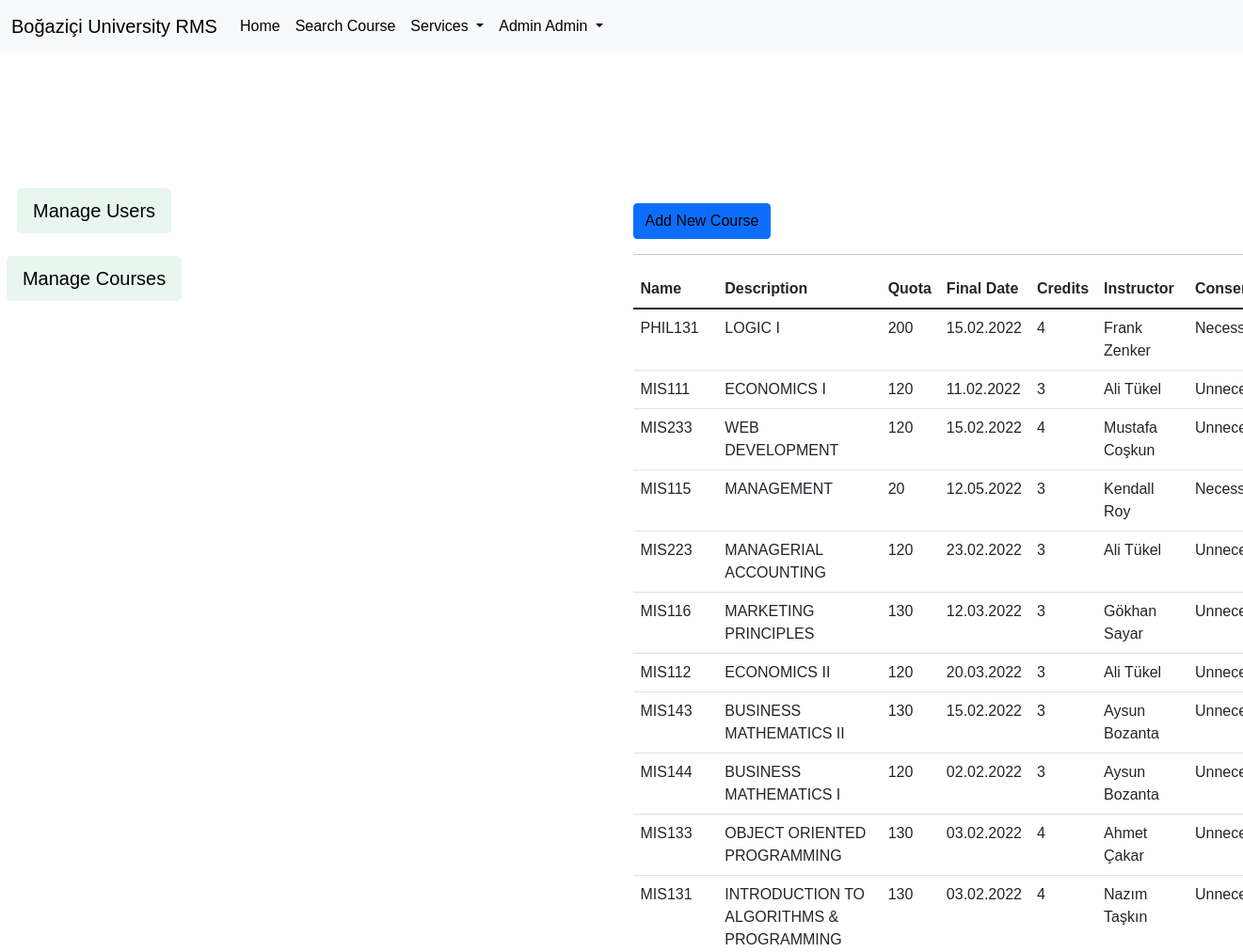
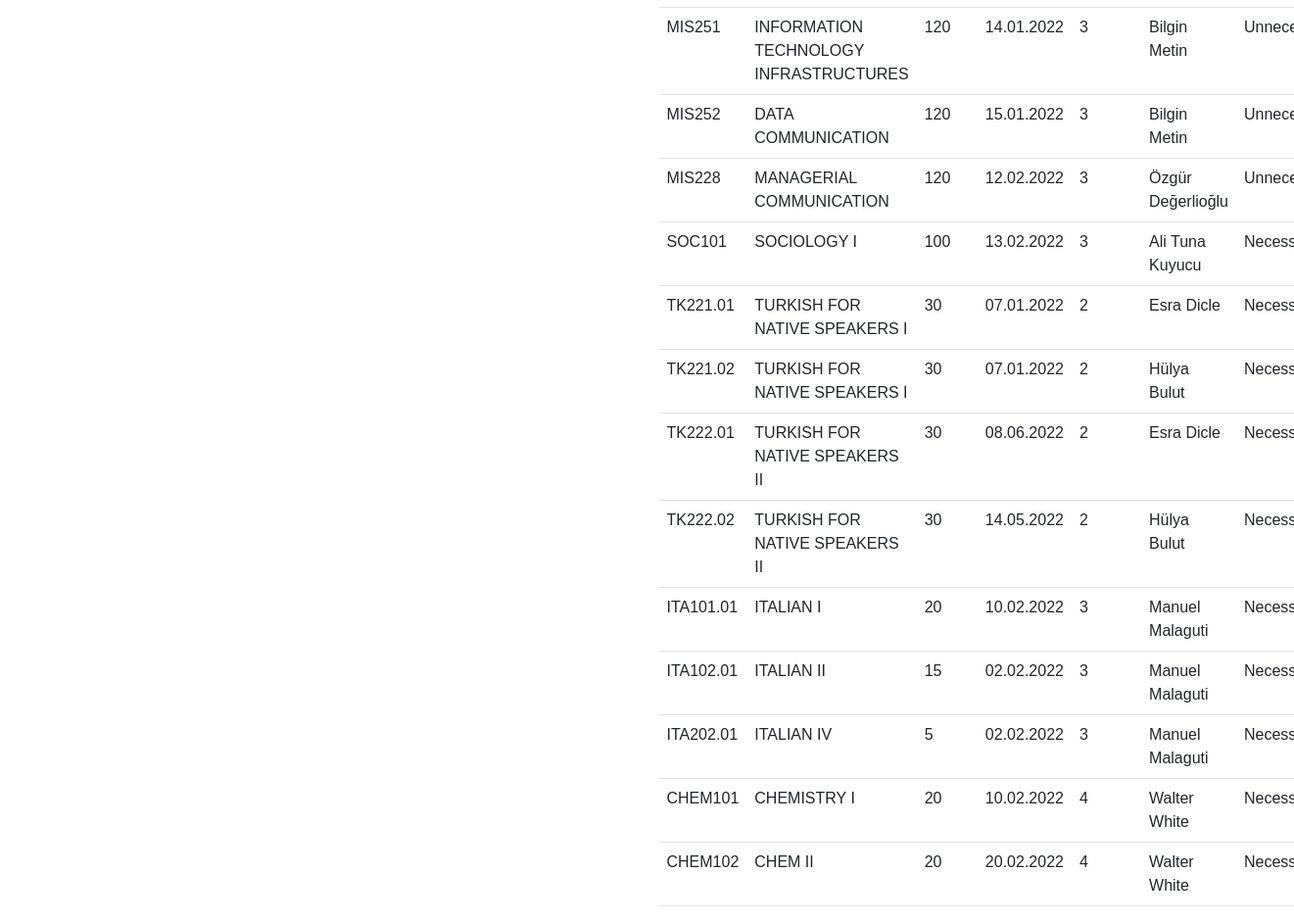
The app's page /manage-courses.php (signed in) with its own data (2 pictures, top to bottom).
### tables this page shows
CREATE TABLE `users` (
  `uid` int(11) NOT NULL,
  `fname` varchar(100) NOT NULL,
  `surname` varchar(100) NOT NULL,
  `uname` varchar(100) NOT NULL,
  `upass` varchar(100) NOT NULL,
  `utype` varchar(100) NOT NULL,
  `status` int(11) NOT NULL DEFAULT 1
);

CREATE TABLE `courses` (
  `c_id` int(11) NOT NULL,
  `c_name` varchar(250) NOT NULL,
  `c_description` varchar(250) NOT NULL,
  `c_quota` int(11) NOT NULL,
  `c_final_date` date NOT NULL,
  `c_credits` int(11) NOT NULL,
  `inst_id` int(11) NOT NULL,
  `consent` tinyint(1) NOT NULL
);

### config.php (called while the page is built, shortened)
<?php
$db = new PDO("mysql:host=localhost;dbname=RMS;charset=utf8", "root", "");
if (isset($_SESSION['uname'])){
    $uname = $_SESSION["uname"];
    $user_search = $db->prepare("SELECT * FROM users WHERE uname = :uname");
    $user_search->execute([
        'uname' => $uname
    ]);
    $user_detail = $user_search->fetch(PDO::FETCH_ASSOC);
    function user_detail($column){
        global $user_detail;
        return $user_detail[$column];
    }
}

### manage-courses.php (the view, shortened to what this page needs)
<?php
include("config.php");
?>
    <!doctype html>
    <html lang="en">
<head>
    <link href="https://cdn.jsdelivr.net/npm/bootstrap@5.1.3/dist/css/bootstrap.min.css" rel="stylesheet">
    <link href="styles.css" rel="stylesheet">
</head>
<body>
<?php
    include("header.php");
?>
<div class="row">
    <div class="col-lg-6">
        <?php
            include("navbar.php");
        ?>
    </div>
    <div class="col-lg-6">
        <a href="new-course.php" class="btn btn-primary" style="margin-top: 10rem;">Add New Course</a>
        <hr>
        <table class="table">
            <thead>
                <tr>
                    <th>Name</th>
                    <th>Description</th>
                    <th>Quota</th>
                    <th>Final Date</th>
                    <th>Credits</th>
                    <th>Instructor</th>
                    <th>Consent</th>
                </tr>
            </thead>
            <tbody>
            <?php
                $course_search = $db->prepare("SELECT * FROM courses");
                $course_search->execute();
                $courses = $course_search->fetchAll(PDO::FETCH_ASSOC);
                foreach ($courses as $course):
            ?>
            <tr>
                <td><?=$course['c_name'] ?></td>
                <td><?=$course['c_description'] ?></td>
                <td><?=$course['c_quota'] ?></td>
                <td><?=date('d.m.Y', strtotime($course['c_final_date'])) ?></td>
                <td><?=$course['c_credits'] ?></td>
                <td>
                    <?php
                        $ins_control = $db->prepare("SELECT * FROM users WHERE uid = :uid");
                        $ins_control->execute([
                            'uid' => $course['inst_id']
                        ]);
                        if ($ins_control->rowCount()){
                            $ins_row = $ins_control->fetch(PDO::FETCH_ASSOC);
                            echo $ins_row['fname'] . " " . $ins_row['surname'];
                        }
                    ?>
                </td>
                <td><?=$course['consent'] == 1 ? "Necessary" : "Unnecessary" ?></td>
            </tr>
            <?php
                endforeach;
            ?>
            </tbody>
        </table>
    </div>
</div>
</body>
    </html><?php

### header.php (shortened to what this page needs)
<nav class="navbar navbar-expand-lg navbar-light bg-light">
    <div class="container-fluid">
        <a class="navbar-brand" href="index.php">Boğaziçi University RMS</a>
        <div class="collapse navbar-collapse" id="navbarSupportedContent">
            <ul class="navbar-nav me-auto mb-2 mb-lg-0">
                <li class="nav-item">
                    <a class="nav-link active" aria-current="page" href="#">Home</a>
                </li>
                <li class="nav-item">
                    <a class="nav-link" href="#">Search Course</a>
                </li>
                <li class="nav-item dropdown">
                    <a class="nav-link dropdown-toggle" href="#" id="navbarDropdown" role="button" data-bs-toggle="dropdown" aria-expanded="false">
                        Services
                    </a>
                </li>
                <li class="nav-item dropdown">
                    <a class="nav-link dropdown-toggle" href="#" id="navbarDropdown" role="button" data-bs-toggle="dropdown" aria-expanded="false">
                        <?=user_detail('fname') . " " . user_detail('surname') ?>
                    </a>
                </li>
            </ul>
        </div>
    </div>
</nav>

### navbar.php (shortened to what this page needs)
<?php
    if (user_detail('utype') == "administrator"):
?>
<br>
<br>
<br>
<br>
<br>
<div class="row mt-4">
    <div class="col-lg-4 text-center">
        <a class="btn btn-custom btn-lg" href="manage-users.php">Manage Users</a>
    </div>
</div>
<div class="row mt-4">
    <div class="col-lg-4 text-center">
        <a class="btn btn-custom btn-lg" href="manage-courses.php">Manage Courses</a>
    </div>
</div>
<?php
    endif;
?>

### styles.css (style rules this page uses)
a { text-decoration: none !important; color: black !important; }
.btn-custom { color: #fff; background-color: #E8F6EF; border-color: #E8F6EF; }

### manage-courses.php (style rules this page uses)
a { text-decoration: none !important; color: black !important; }
body { font-family: "Poppins", sans-serif; height: 100vh; }
a { color: #92badd; display:inline-block; text-decoration: none; font-weight: 400; }
* { box-sizing: border-box; }

### records on screen
users: fname "Admin", surname "Admin"
courses: c_name "PHIL131", c_description "LOGIC I", c_quota "200", c_final_date "15.02.2022", c_credits "4", users.fname "Frank", users.surname "Zenker", consent "Necessary"
courses: c_name "MIS111", c_description "ECONOMICS I", c_quota "120", c_final_date "11.02.2022", c_credits "3", users.fname "Ali", users.surname "Tükel", consent "Unnecessary"
courses: c_name "MIS233", c_description "WEB DEVELOPMENT", c_quota "120", c_final_date "15.02.2022", c_credits "4", users.fname "Mustafa", users.surname "Coşkun", consent "Unnecessary"
courses: c_name "MIS115", c_description "MANAGEMENT", c_quota "20", c_final_date "12.05.2022", c_credits "3", users.fname "Kendall", users.surname "Roy", consent "Necessary"
courses: c_name "MIS223", c_description "MANAGERIAL ACCOUNTING", c_quota "120", c_final_date "23.02.2022", c_credits "3", users.fname "Ali", users.surname "Tükel", consent "Unnecessary"
courses: c_name "MIS116", c_description "MARKETING PRINCIPLES", c_quota "130", c_final_date "12.03.2022", c_credits "3", users.fname "Gökhan", users.surname "Sayar", consent "Unnecessary"
courses: c_name "MIS112", c_description "ECONOMICS II", c_quota "120", c_final_date "20.03.2022", c_credits "3", users.fname "Ali", users.surname "Tükel", consent "Unnecessary"
courses: c_name "MIS143", c_description "BUSINESS MATHEMATICS II", c_quota "130", c_final_date "15.02.2022", c_credits "3", users.fname "Aysun", users.surname "Bozanta", consent "Unnecessary"
courses: c_name "MIS144", c_description "BUSINESS MATHEMATICS I", c_quota "120", c_final_date "02.02.2022", c_credits "3", users.fname "Aysun", users.surname "Bozanta", consent "Unnecessary"
courses: c_name "MIS133", c_description "OBJECT ORIENTED PROGRAMMING", c_quota "130", c_final_date "03.02.2022", c_credits "4", users.fname "Ahmet", users.surname "Çakar", consent "Unnecessary"
courses: c_name "MIS131", c_description "INTRODUCTION TO ALGORITHMS & PROGRAMMING", c_quota "130", c_final_date "03.02.2022", c_credits "4", users.fname "Nazım", users.surname "Taşkın", consent "Unnecessary"
courses: c_name "MIS251", c_description "INFORMATION TECHNOLOGY INFRASTRUCTURES", c_quota "120", c_final_date "14.01.2022", c_credits "3", users.fname "Bilgin", users.surname "Metin", consent "Unnecessary"
courses: c_name "MIS252", c_description "DATA COMMUNICATION", c_quota "120", c_final_date "15.01.2022", c_credits "3", users.fname "Bilgin", users.surname "Metin", consent "Unnecessary"
courses: c_name "MIS228", c_description "MANAGERIAL COMMUNICATION", c_quota "120", c_final_date "12.02.2022", c_credits "3", users.fname "Özgür", users.surname "Değerlioğlu", consent "Unnecessary"
courses: c_name "SOC101", c_description "SOCIOLOGY I", c_quota "100", c_final_date "13.02.2022", c_credits "3", users.fname "Ali Tuna", users.surname "Kuyucu", consent "Necessary"
courses: c_name "TK221.01", c_description "TURKISH FOR NATIVE SPEAKERS I", c_quota "30", c_final_date "07.01.2022", c_credits "2", users.fname "Esra", users.surname "Dicle", consent "Necessary"
courses: c_name "TK221.02", c_description "TURKISH FOR NATIVE SPEAKERS I", c_quota "30", c_final_date "07.01.2022", c_credits "2", users.fname "Hülya", users.surname "Bulut", consent "Necessary"
courses: c_name "TK222.01", c_description "TURKISH FOR NATIVE SPEAKERS II", c_quota "30", c_final_date "08.06.2022", c_credits "2", users.fname "Esra", users.surname "Dicle", consent "Necessary"
courses: c_name "TK222.02", c_description "TURKISH FOR NATIVE SPEAKERS II", c_quota "30", c_final_date "14.05.2022", c_credits "2", users.fname "Hülya", users.surname "Bulut", consent "Necessary"
courses: c_name "ITA101.01", c_description "ITALIAN I", c_quota "20", c_final_date "10.02.2022", c_credits "3", users.fname "Manuel", users.surname "Malaguti", consent "Necessary"
courses: c_name "ITA102.01", c_description "ITALIAN II", c_quota "15", c_final_date "02.02.2022", c_credits "3", users.fname "Manuel", users.surname "Malaguti", consent "Necessary"
courses: c_name "ITA202.01", c_description "ITALIAN IV", c_quota "5", c_final_date "02.02.2022", c_credits "3", users.fname "Manuel", users.surname "Malaguti", consent "Necessary"
courses: c_name "CHEM101", c_description "CHEMISTRY I", c_quota "20", c_final_date "10.02.2022", c_credits "4", users.fname "Walter", users.surname "White", consent "Necessary"
courses: c_name "CHEM102", c_description "CHEM II", c_quota "20", c_final_date "20.02.2022", c_credits "4", users.fname "Walter", users.surname "White", consent "Necessary"
